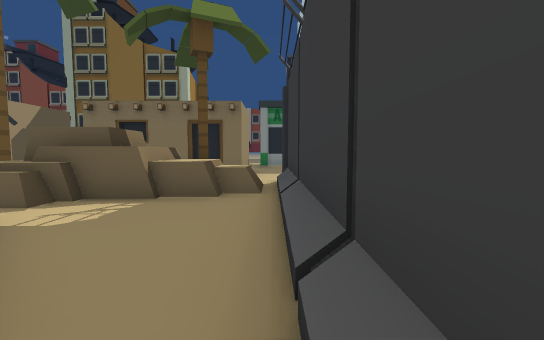
[1] (above)

18 first-person views from a walk through a 3-D level made in the Unity game engine. The camera is 1.5 m above the floor, tilts 4° down and sees 90° across. The floor is counted in squares, 2 m on a side. Each view is taken from the middle of a square. On the plan, view 1 faces up. The plan holds only what a view shows up to about 10 squares ahead; the rest is blank. The place goes on beyond the plan. The player character is not drawn. Some surface patterns are stand-ins.

[2]
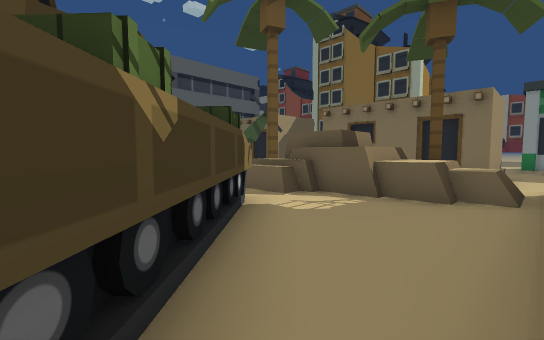

[3]
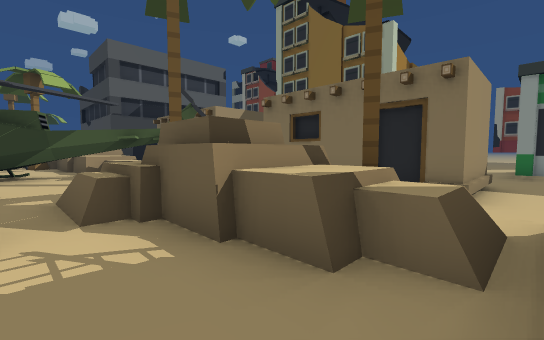

[4]
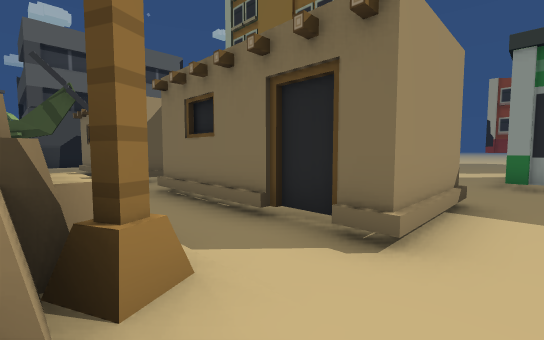

[5]
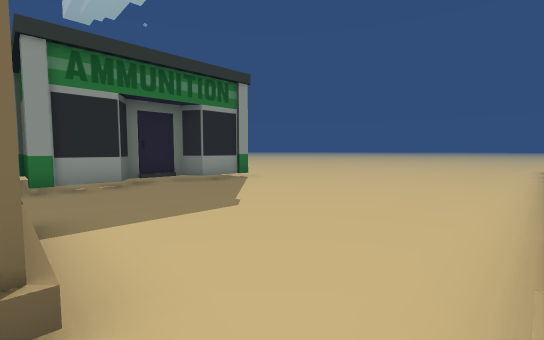

[6]
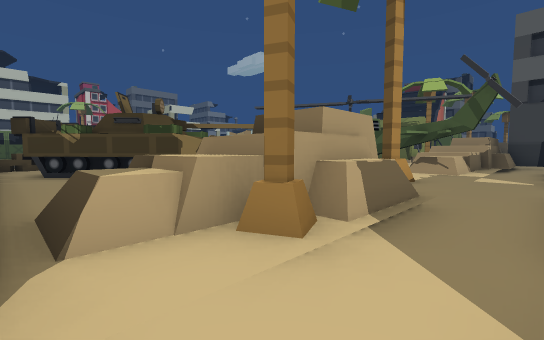

[7]
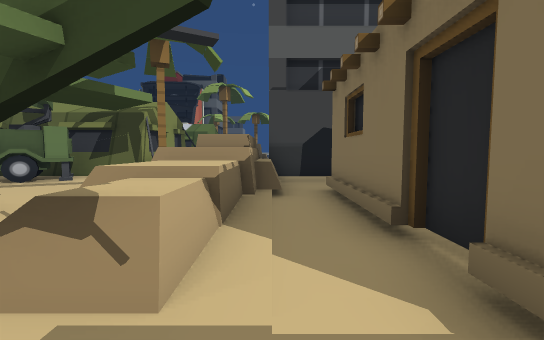

[8]
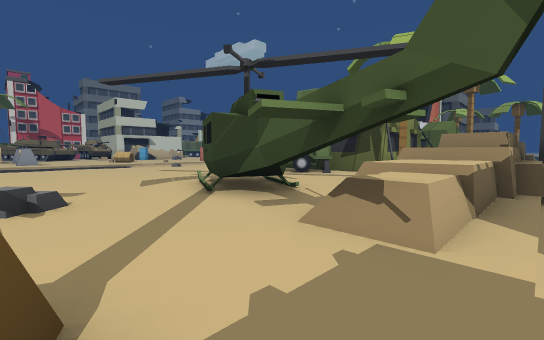

[9]
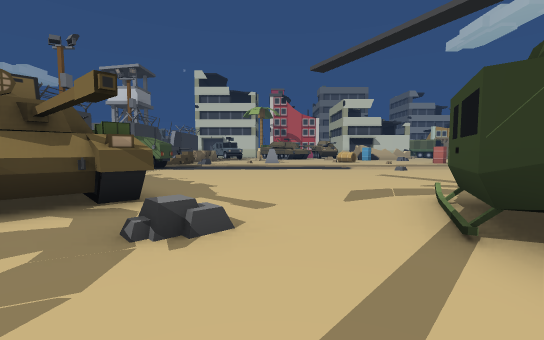

[10]
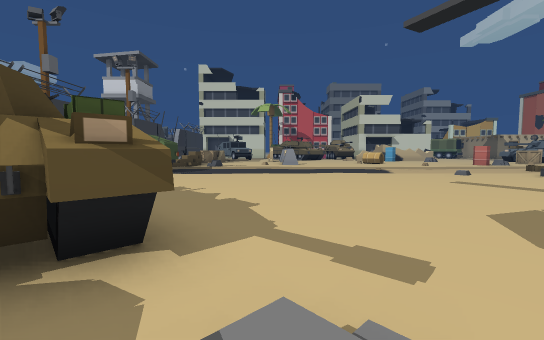

[11]
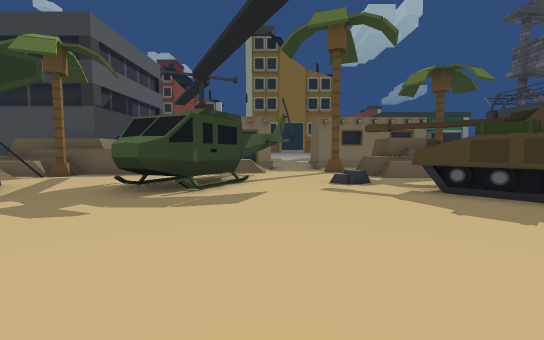

[12]
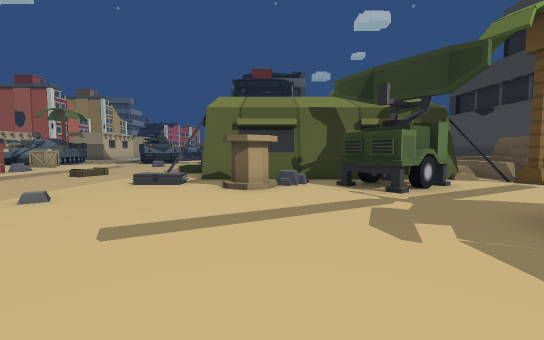

[13]
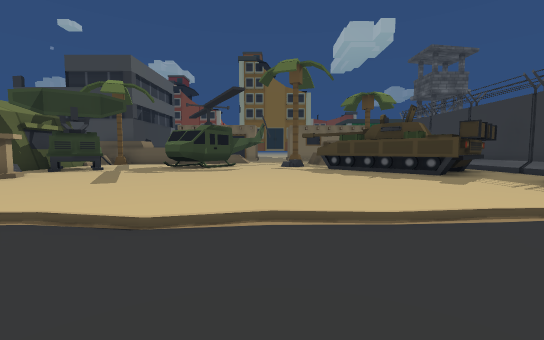

[14]
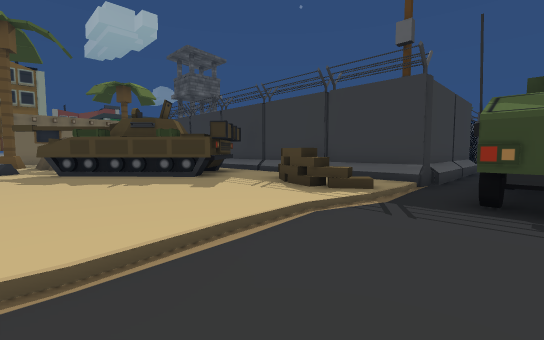

[15]
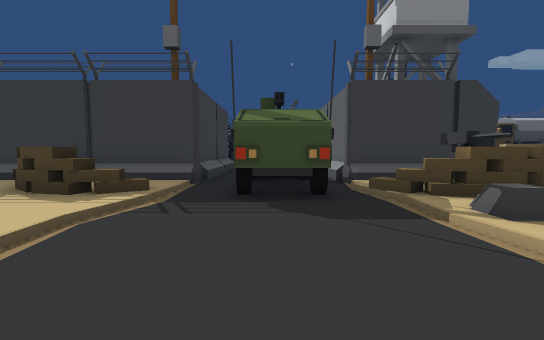

[16]
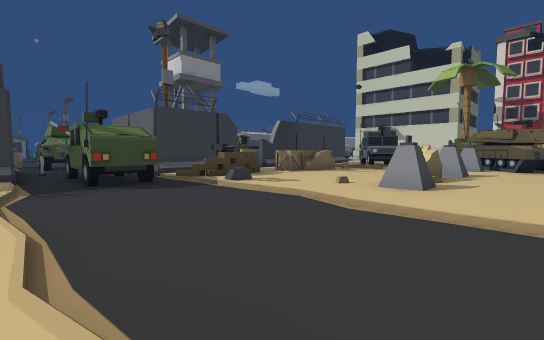

[17]
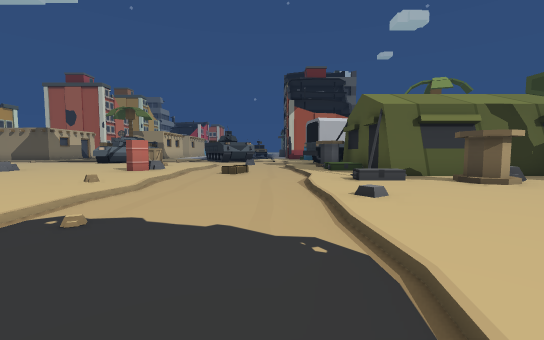

[18]
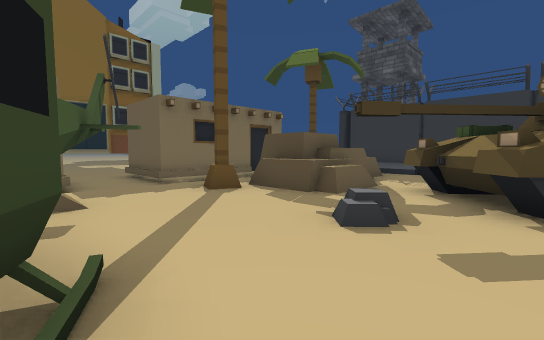

### Floor plan
Key: @ floor where view 1 was taken; # wall or solid block; x gap in a wall; . main floor; - floor 0.25 m lower than the main floor; / step, stairs or slope; = window, fence, low wall or low ledge; ^ raised ledge; H hut; T palm tree; R rock; W tower; B barrel; O other object.
Columns run from 18 left of view 1 to 13 right of it. Each row starts with its distance up from view 1.
 18                 --#
 17                 --#
 16                 --#
 15                 --######
 14                  --------
 13            #     ---------
 12            --    ----------
 11            -#   H#----------
 10            -#    #-----------
  9    #    ###-######------------
  8    #---------------------------
  7   ##^=//////////////^^^^^^^^^^^^
  6   ### ^^^^/.T.##T^/W
  5  ^####=^^#...^###^/ WW
  4  =^^T....#...=^=../
  3  #R#....##.....x../
  2  ###O..###..R###../
  1   ##O..##....####./
  0   ##OO........####@
 -1   ##...........###/
 -2   ##R...........#./
 -3   ##O............/#
 -4 ####/.........../O#
 -5 //.././.........OO/
 -6 ///////////////////######
 -7 -------------------O-#-
 -8  ---------------OOOO
 -9 -------/---------O O
-10 /////.// //////////###
-11 O.../..  ......R#O/ W
-12  B....   ..O.... O/
-13 .....    ..x....
-14 ....     ..#....
-15 ...      ..O ..    OO
-16 .R       ..O

Positions as (right, up) in squares from view 1, and headings:
1: (0, 0), facing up
2: (0, 0), facing up-left
3: (0, 3), facing up-left
4: (0, 6), facing up-left
5: (-1, 7), facing up-right
6: (0, 8), facing down-left
7: (-7, 7), facing left
8: (-6, 7), facing down-left
9: (-7, 5), facing down
10: (-6, 3), facing down
11: (-8, -4), facing up
12: (-8, -2), facing left
13: (-7, -9), facing up
14: (-6, -8), facing up-right
15: (-6, -8), facing right
16: (-9, -6), facing down-right
17: (-8, -7), facing left
18: (-9, 1), facing up-right
